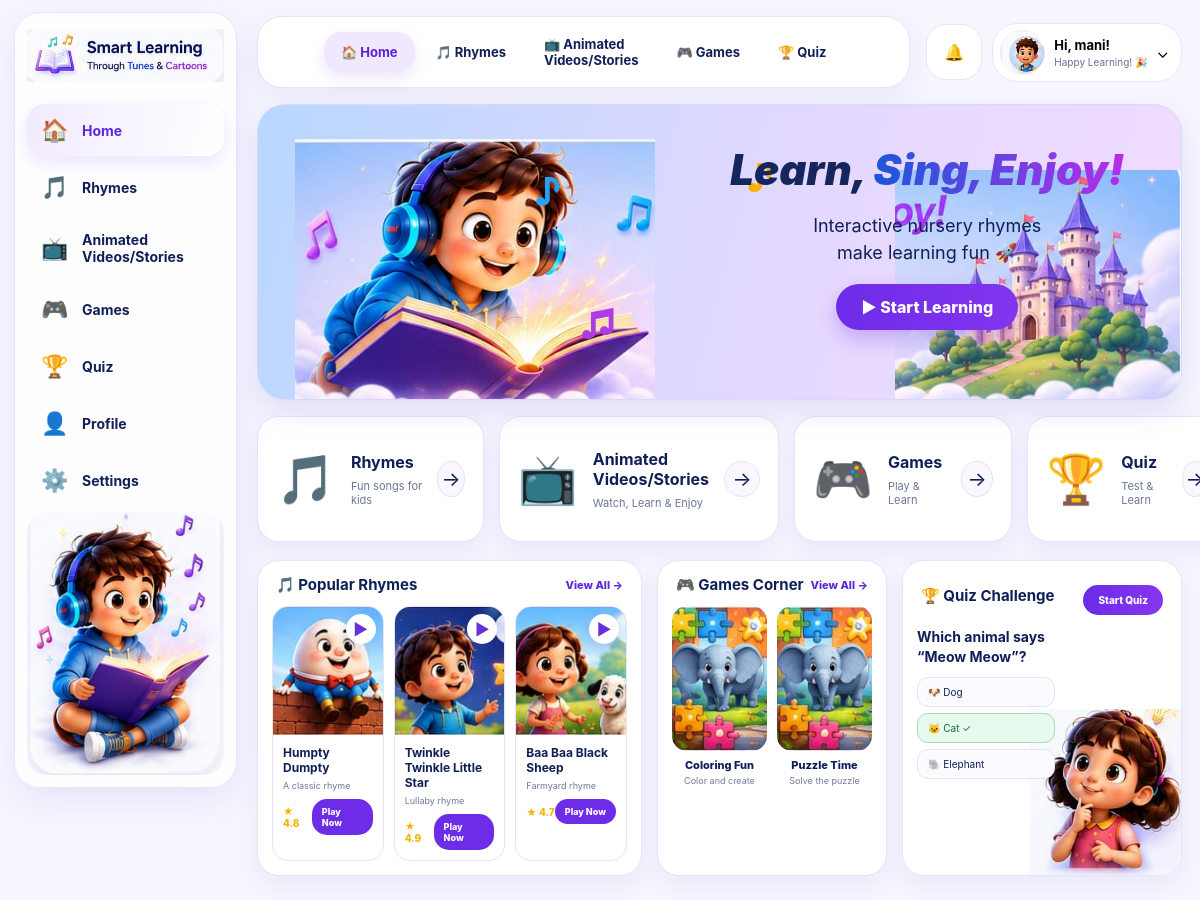
The page /home/ (signed in) on the database as committed earlier.
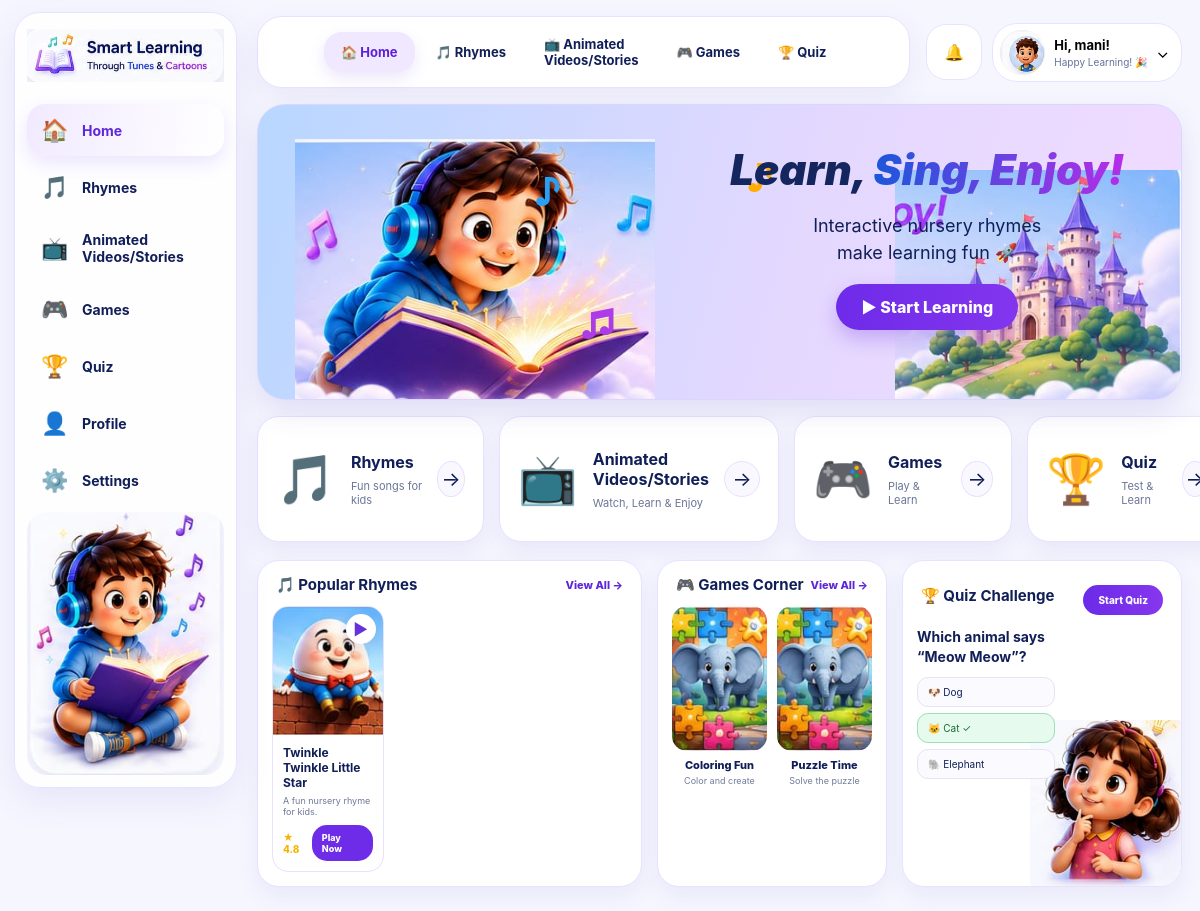
The same page on the database as committed later.
### accounts/models.py (models this page shows, shortened)
class User(AbstractUser):
    ACCOUNT_TYPE_CHOICES = [
        ("learner", "Learner"),
        ("parent", "Parent / Guardian"),
    ]
    AVATAR_CHOICES = [
        ("boy", "👦 Boy"),
        ("girl", "👧 Girl"),
        ("cat", "🐱 Cat"),
        ("dog", "🐶 Dog"),
        ("lion", "🦁 Lion"),
        ("monkey", "🐵 Monkey"),
        ("rabbit", "🐰 Rabbit"),
        ("panda", "🐼 Panda"),
        ("unicorn", "🦄 Unicorn"),
        ("star", "⭐ Star"),
    ]
    AGE_GROUP_CHOICES = [
        ("2-4", "2 – 4 years"),
        ("4-6", "4 – 6 years"),
        ("6-8", "6 – 8 years"),
    ]
    account_type = models.CharField(max_length=12, choices=ACCOUNT_TYPE_CHOICES, default="learner")
    avatar = models.CharField(max_length=20, choices=AVATAR_CHOICES, default="star")
    age_group = models.CharField(max_length=10, choices=AGE_GROUP_CHOICES, default="4-6", blank=True)
    parent_email = models.EmailField(blank=True, help_text="Parent/guardian email for learner updates.")
    parent = models.ForeignKey(
        "self",
        null=True,
        blank=True,
        on_delete=models.SET_NULL,
        related_name="children",
        limit_choices_to={"account_type": "parent"},
    )
    is_child_learner = models.BooleanField(default=True)
    interests = models.JSONField(default=list, blank=True)
    created_at = models.DateTimeField(auto_now_add=True)
    class Meta:
        ordering = ["first_name", "username"]
    @property
    def is_parent(self):
        return self.account_type == "parent"

### rhymes/models.py (models this page shows, shortened)
class Rhyme(models.Model):
    DIFFICULTY_CHOICES = [
        ("easy", "Easy"),
        ("medium", "Medium"),
        ("hard", "Hard"),
    ]
    title = models.CharField(max_length=150)
    slug = models.SlugField(max_length=170, unique=True)
    category = models.ForeignKey(Category, on_delete=models.CASCADE, related_name="rhymes")
    description = models.TextField(blank=True)
    lyrics = models.TextField(help_text="Lyrics displayed for the learner.")
    video_file = models.FileField(upload_to="rhymes/videos/", blank=True, null=True)
    external_video_url = models.URLField(
        blank=True,
        help_text="Optional embeddable video URL when a local upload is not used.",
    )
    audio_file = models.FileField(upload_to="rhymes/audio/", blank=True, null=True)
    thumbnail = models.ImageField(upload_to="rhymes/thumbnails/", blank=True, null=True)
    duration_seconds = models.PositiveIntegerField(default=60)
    difficulty = models.CharField(max_length=10, choices=DIFFICULTY_CHOICES, default="easy")
    order = models.PositiveIntegerField(default=0)
    is_published = models.BooleanField(default=True)
    created_at = models.DateTimeField(auto_now_add=True)
    class Meta:
        ordering = ["category__order", "order", "title"]
        indexes = [
            models.Index(fields=["is_published", "category"]),
            models.Index(fields=["difficulty", "is_published"]),
        ]

### core/views.py (the view, shortened to what this page needs)
# urls.py: path("home/", views.home, name="home"),
@never_cache
@login_required(
    login_url="accounts:login"
)
def home(request):
    if request.user.is_parent:
        return redirect(
            "parent:dashboard"
        )
    categories = list(
        Category.objects
        .prefetch_related("rhymes")
        .all()[:6]
    )
    continue_learning = (
        Rhyme.objects.filter(
            is_published=True,
            progress_records__user=request.user,
            progress_records__completed=False,
        )
        .select_related(
            "category"
        )
        .distinct()[:4]
    )
    summary = get_progress_summary(
        request.user
    )
    notifications = []
    notifications.sort(key=lambda item: item["when"], reverse=True)
    notifications = notifications[:6]
    recent_cutoff = timezone.now() - timedelta(days=7)
    unread_notifications = sum(1 for item in notifications if item["when"] >= recent_cutoff)
    featured = list(
        Rhyme.objects.filter(
            is_published=True
        )
        .select_related(
            "category"
        )[:4]
    )
    context = {
        "categories":
            categories,
        "continue_learning":
            continue_learning,
        "featured":
            featured,
        "summary":
            summary,
        "notifications":
            notifications,
        "unread_notifications":
            unread_notifications,
    }
    return render(
        request,
        "core/home.html",
        context
    )

### templates/core/home.html (shortened to what this page needs)
{% load static %}
<!DOCTYPE html>
<html lang="en">
<head>
</head>
<body>
<div class="app">
<aside class="sidebar">
  <a class="side-logo" href="{% url 'core:home' %}"><img src="{% static 'img/reference/logo.png' %}" alt="Smart Learning"></a>
  <nav class="menu">
    <a class="active" href="{% url 'core:home' %}"><span class="mi">🏠</span>Home</a>
    <a href="{% url 'rhymes:list' %}"><span class="mi">🎵</span>Rhymes</a>
    <a href="{% url 'core:videos' %}"><span class="mi">📺</span><span>Animated<br>Videos/Stories</span></a>
    <a href="{% url 'core:games' %}"><span class="mi">🎮</span>Games</a>
    <a href="{% url 'quizzes:list' %}"><span class="mi">🏆</span>Quiz</a>
    <a href="{% url 'core:profile' %}"><span class="mi">👤</span>Profile</a>
    <a href="{% url 'core:settings' %}"><span class="mi">⚙️</span>Settings</a>
  </nav>
  <div class="side-child"><img src="{% static 'img/reference/sidebar-child.png' %}" alt="Child learning with a book"></div>
</aside>
<main class="main">
<header class="topbar">
  <nav class="topnav">
    <a class="active" href="{% url 'core:home' %}">🏠 Home</a>
    <a href="{% url 'rhymes:list' %}">🎵 Rhymes</a>
    <a href="{% url 'core:videos' %}">📺 Animated<br>Videos/Stories</a>
    <a href="{% url 'core:games' %}">🎮 Games</a>
    <a href="{% url 'quizzes:list' %}">🏆 Quiz</a>
  </nav>
  <div class="top-actions">
    <div class="dropdown-wrap">
      <button class="bell" type="button" id="bellBtn" aria-haspopup="true" aria-expanded="false" aria-label="Notifications">🔔{% if unread_notifications %}<span class="badge">{{ unread_notifications }}</span>{% endif %}</button>
    </div>
    <div class="dropdown-wrap">
      <button class="profile" type="button" id="profileBtn" aria-haspopup="true" aria-expanded="false">
        <div class="avatar"><img src="{% static 'img/reference/avatar.png' %}" alt="Learner avatar"></div>
        <div><strong>Hi, {{ request.user.first_name|default:request.user.username }}!</strong><small>Happy Learning! 🎉</small></div>
        <span>⌄</span>
      </button>
    </div>
  </div>
</header>
<section class="hero">
  <img class="hero-boy" src="{% static 'img/reference/hero-character.png' %}" alt="Child learning with headphones and book">
  <img class="castle" src="{% static 'img/reference/hero-castle.png' %}" alt="Fantasy learning castle">
  <span class="note n1">♪</span><span class="note n2">♫</span><span class="note n3">♪</span>
  <div class="hero-copy"><h1>Learn, <span>Sing, Enjoy!</span></h1><p>Interactive nursery rhymes<br>make learning fun 🚀</p><a class="start" href="{% url 'rhymes:list' %}">▶ Start Learning</a></div>
</section>
<section class="quick">
  <a class="qcard" href="{% url 'rhymes:list' %}"><div class="qicon purple">🎵</div><div><h3>Rhymes</h3><p>Fun songs for kids</p></div><span class="arrow">→</span></a>
  <a class="qcard" href="{% url 'core:videos' %}"><div class="qicon green">📺</div><div><h3>Animated<br>Videos/Stories</h3><p>Watch, Learn & Enjoy</p></div><span class="arrow">→</span></a>
  <a class="qcard" id="games" href="{% url 'core:games' %}"><div class="qicon purple">🎮</div><div><h3>Games</h3><p>Play & Learn</p></div><span class="arrow">→</span></a>
  <a class="qcard" href="{% url 'quizzes:list' %}"><div class="qicon pink">🏆</div><div><h3>Quiz</h3><p>Test & Learn</p></div><span class="arrow">→</span></a>
</section>
<section class="lower">
  <div class="panel"><div class="title"><h2>🎵 Popular Rhymes</h2><a class="view" href="{% url 'rhymes:list' %}">View All →</a></div><div class="rhyme-grid">
    {% for rhyme in featured|slice:":3" %}
    <a class="card" href="{% url 'rhymes:detail' rhyme.slug %}"><div class="art"><img src="{% if rhyme.thumbnail %}{{ rhyme.thumbnail.url }}{% elif forloop.counter == 1 %}{% static 'img/reference/humpty.png' %}{% elif forloop.counter == 2 %}{% static 'img/reference/twinkle.png' %}{% else %}{% static 'img/reference/baa-baa.png' %}{% endif %}" alt="{{ rhyme.title }}"><span class="play">▶</span></div><div class="info"><h3>{{ rhyme.title }}</h3><p>{{ rhyme.description|default:'A classic rhyme'|truncatewords:6 }}</p><div class="meta"><span class="stars">★ 4.8</span><span class="playnow">Play Now</span></div></div></a>
    {% empty %}
    <a class="card" href="{% url 'rhymes:list' %}"><div class="art"><img src="{% static 'img/reference/humpty.png' %}" alt="Humpty Dumpty"><span class="play">▶</span></div><div class="info"><h3>Humpty Dumpty</h3><p>A classic rhyme</p><div class="meta"><span class="stars">★ 4.8</span><span class="playnow">Play Now</span></div></div></a>
    <a class="card" href="{% url 'rhymes:list' %}"><div class="art"><img src="{% static 'img/reference/twinkle.png' %}" alt="Twinkle Twinkle Little Star"><span class="play">▶</span></div><div class="info"><h3>Twinkle Twinkle Little Star</h3><p>Lullaby rhyme</p><div class="meta"><span class="stars">★ 4.9</span><span class="playnow">Play Now</span></div></div></a>
    <a class="card" href="{% url 'rhymes:list' %}"><div class="art"><img src="{% static 'img/reference/baa-baa.png' %}" alt="Baa Baa Black Sheep"><span class="play">▶</span></div><div class="info"><h3>Baa Baa Black Sheep</h3><p>Farmyard rhyme</p><div class="meta"><span class="stars">★ 4.7</span><span class="playnow">Play Now</span></div></div></a>
    {% endfor %}
  </div></div>
  <div class="panel"><div class="title"><h2>🎮 Games Corner</h2><a class="view" href="{% url 'core:games' %}">View All →</a></div><div class="game-grid"><div><div class="game-img"><img src="{% static 'img/reference/coloring.png' %}" alt="Coloring Fun"></div><div class="game-name">Coloring Fun</div><div class="game-desc">Color and create</div></div><div><div class="game-img"><img src="{% static 'img/reference/puzzle.png' %}" alt="Puzzle Time"></div><div class="game-name">Puzzle Time</div><div class="game-desc">Solve the puzzle</div></div></div></div>
  <div class="panel quiz"><div class="title"><h2>🏆 Quiz Challenge</h2><a class="quiz-btn" href="{% url 'quizzes:list' %}">Start Quiz</a></div><div class="quiz-body"><h4>Which animal says<br>“Meow Meow”?</h4><div class="option">🐶 Dog</div><div class="option correct">🐱 Cat ✓</div><div class="option">🐘 Elephant</div></div><img class="quiz-child" src="{% static 'img/reference/quiz-child.png' %}" alt="Child thinking about a quiz"></div>
</section>
</main>
</div>
</body>
</html>

Rows that differ between the two databases and show on the page:
added Rhyme: title "Twinkle Twinkle Little Star", description "A fun nursery rhyme for kids."
Other text that changed with them:
text no longer shown: "▶ Humpty Dumpty A classic rhyme ★ 4.8 Play Now ▶ Twinkle Twinkle Little Star Lullaby rhyme ★ 4.9 Play Now ▶ Baa Baa Black Sheep Farmyard rhyme ★ 4.7 Play Now"
